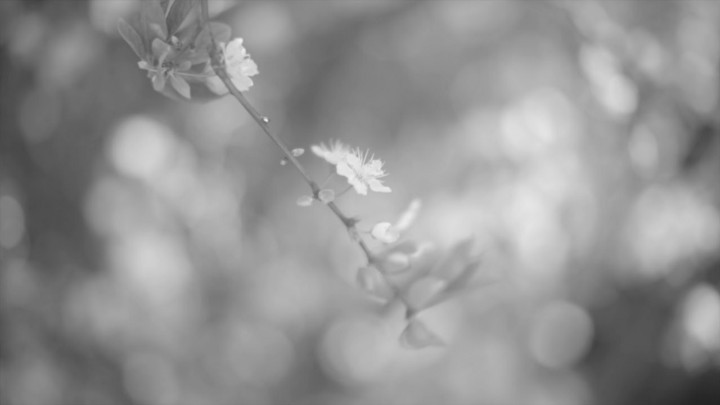
#> input picture Flower.jpeg, 720 x 405 px, given in place of sample.jpg, which was not available
$ jupyter execute Otsu_Thresholding.ipynb   (text cells are left out)
#> lines starting #> are read from the running program, lines starting #| are printed output that depends on the picture; long printed decimals are rounded; pictures that were not available may be replaced by others from this repository, and a replacement may not be noted
[cell 1]
# Python program to illustrate
# Otsu thresholding type on an image

# organizing imports
import cv2
import numpy as np
import matplotlib.pyplot as plt
from google.colab.patches import cv2_imshow

[cell 2]
from google.colab import files
uploaded = files.upload()
#> the answer given: Flower.jpeg

[cell 3]
image = cv2.imread('sample.jpg')
#> image is the input picture: shape (405, 720, 3); min 34, max 240, mean 146.1

[cell 4]
cv2_imshow(image)

[cell 5]
# Apply GaussianBlur to reduce image noise if it is required
image = cv2.GaussianBlur(image, (5, 5), 0)

[cell 6]
# Set total number of bins in the histogram
bins_num = 256

# Get the image histogram
hist, bin_edges = np.histogram(image, bins=bins_num)
#> hist = 256 values, max 13449 at index 158, min 0 at index 4, mean 3417.2; bin_edges = 257 values from 34 to 234

# Get normalized histogram if it is required
hist = np.divide(hist.ravel(), hist.max())
#> hist = 256 values, max 1 at index 158, min 0 at index 4, mean 0.254

# Calculate centers of bins
bin_mids = (bin_edges[:-1] + bin_edges[1:]) / 2.
#> bin_mids = 256 values from 34.39 to 233.6

# Iterate over all thresholds (indices) and get the probabilities w1(t), w2(t)
weight1 = np.cumsum(hist)
#> weight1 = 256 values from 0.000223 to 65.05
weight2 = np.cumsum(hist[::-1])[::-1]
#> weight2 = 256 values, max 65.05 at index 0, min 0.00112 at index 255, mean 36.59

# Get the class means mu0(t)
mean1 = np.cumsum(hist * bin_mids) / weight1
#> mean1 = 256 values from 34.39 to 146.1
# Get the class means mu1(t)
mean2 = (np.cumsum((hist * bin_mids)[::-1]) / weight2[::-1])[::-1]
#> mean2 = 256 values from 146.1 to 233.6

inter_class_variance = weight1[:-1] * weight2[1:] * (mean1[:-1] - mean2[1:]) ** 2
#> inter_class_variance = 255 values, max 3418211 at index 136, min 181.1 at index 0, mean 1614316.8

# Maximize the inter_class_variance function val
index_of_max_val = np.argmax(inter_class_variance)
#> index_of_max_val = 136

threshold = bin_mids[:-1][index_of_max_val]
#> threshold = 140.6
print("Otsu's algorithm implementation thresholding result: ", threshold)
#| Otsu's algorithm implementation thresholding result:  140.641

[cell 7]
plt.hist(inter_class_variance)
plt.show()
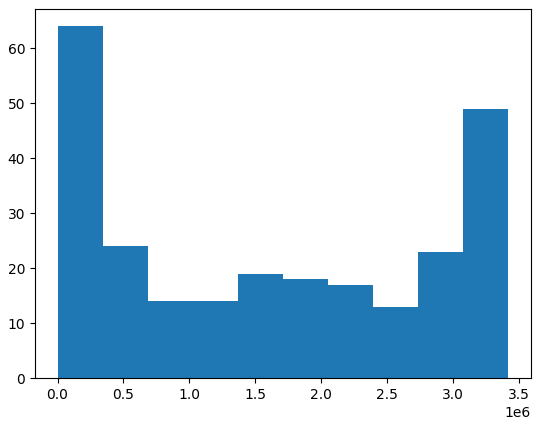
#> figure drawn by matplotlib, 1 panel; tallest bar 64 high, from x = 181.1 to 341984.1

[cell 8]
# create a histogram of the blurred grayscale image
histogram, bin_edges = np.histogram(inter_class_variance)
#> histogram = [64, 24, 14, 14, 19, 18, 17, 13, 23, 49]; bin_edges = [181.1, 341984.1, 683787.1, 1025590.1, 1367393.1, 1709196.1, 2050999, 2392802, 2734605, 3076408, 3418211]

#fig, ax = plt.subplots()
plt.plot(histogram)
plt.title("Grayscale Histogram")
plt.xlabel("grayscale value")
plt.ylabel("pixels")
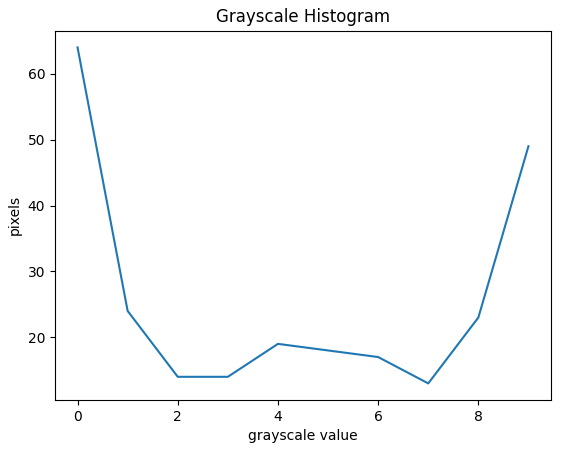
#> figure drawn by matplotlib, 1 panel; curve peaks at x = 0, y = 64

$ run again, on Input Image.png
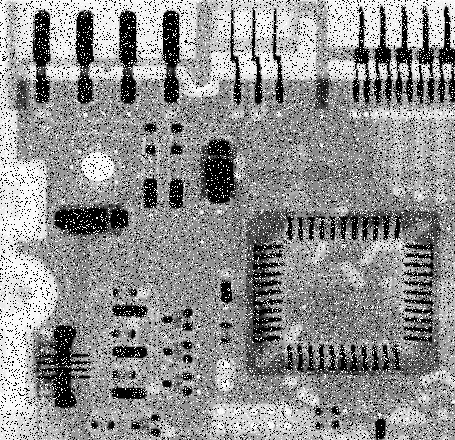
#> input picture Input Image.png, 455 x 440 px, given in place of sample.jpg, which was not available
#> image is the input picture: shape (440, 455, 3); min 0, max 255, mean 144.1
#> `image = cv2.GaussianBlur(image, (5, 5), 0)`:
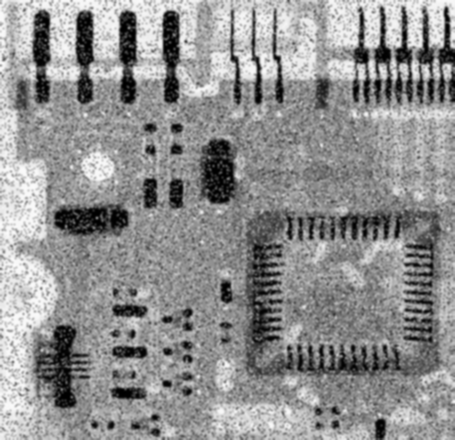
#> image: shape (440, 455, 3); min 0, max 251, mean 144
#> `hist, bin_edges = np.histogram(image, bins=bins_num)`: hist = 256 values, max 7245 at index 143, min 0 at index 51, mean 2346.1; bin_edges = 257 values from 0 to 251
#> `hist = np.divide(hist.ravel(), hist.max())`: hist = 256 values, max 1 at index 143, min 0 at index 51, mean 0.324
#> bin_mids = 256 values from 0.49 to 250.5
#> weight1 = 256 values from 0.128 to 82.9
#> weight2 = 256 values, max 82.9 at index 0, min 0.00207 at index 255, mean 47.74
#> mean1 = 256 values from 0.49 to 144
#> mean2 = 256 values from 144 to 250.5
#> inter_class_variance = 255 values, max 11587861.1 at index 117, min 1945.5 at index 254, mean 7759438.8
#> index_of_max_val = 117
#> threshold = 115.2
#| Otsu's algorithm implementation thresholding result:  115.205
#> `histogram, bin_edges = np.histogram(inter_class_variance)`: histogram = [17, 11, 15, 14, 14, 17, 22, 29, 35, 81]; bin_edges = [1945.5, 1160537.1, 2319128.6, 3477720.2, 4636311.8, 5794903.3, 6953494.9, 8112086.4, 9270678, 10429269.6, 11587861.1]
#> `[cell 8] # create a histogram of the blurred grayscale image histogram..`:
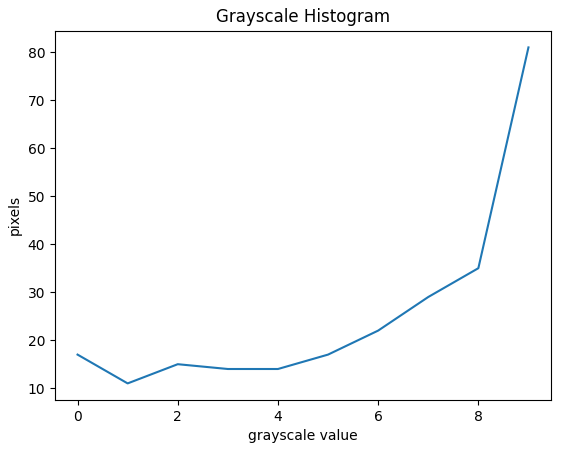
#> figure drawn by matplotlib, 1 panel; curve peaks at x = 9, y = 81
